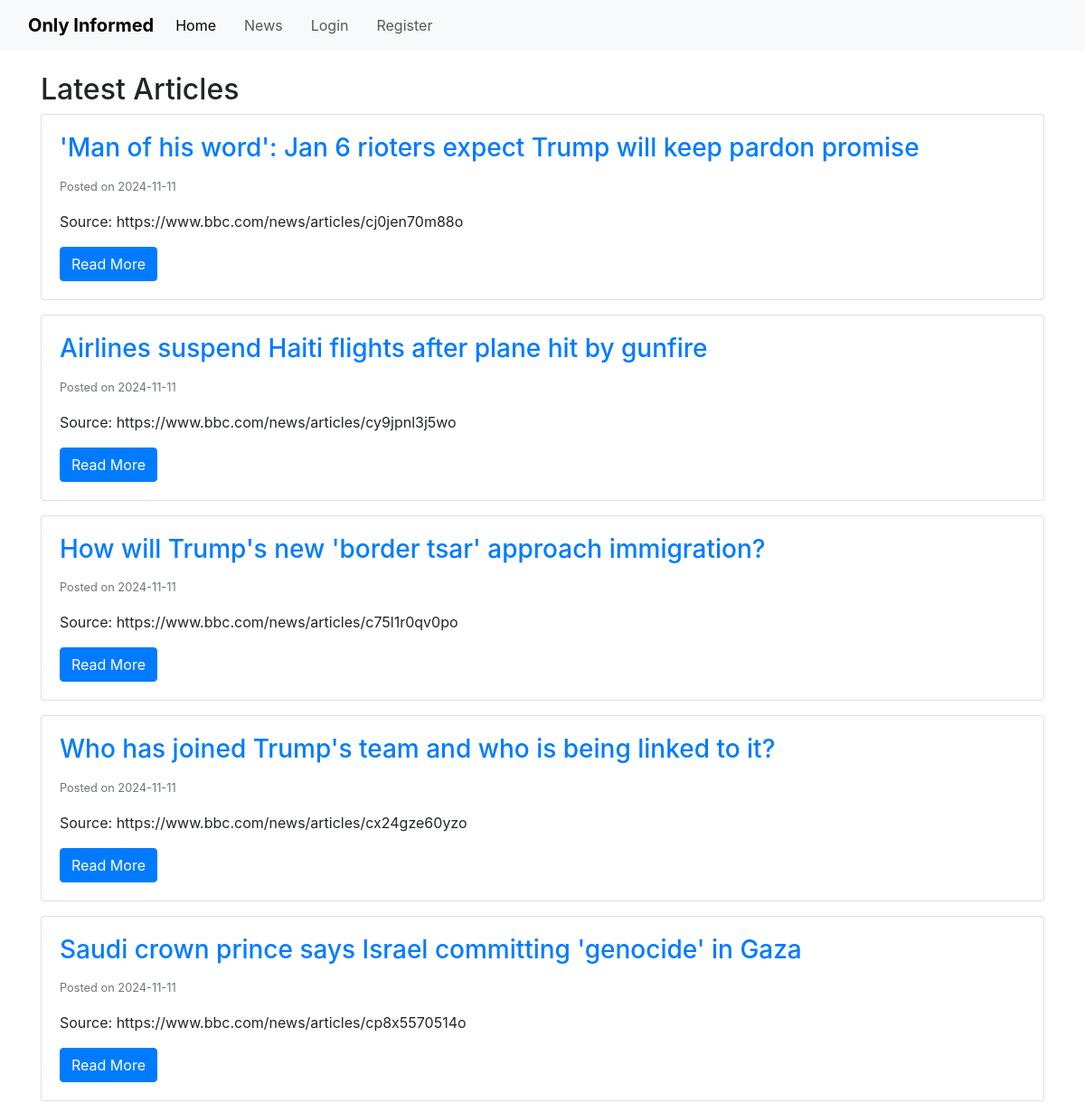
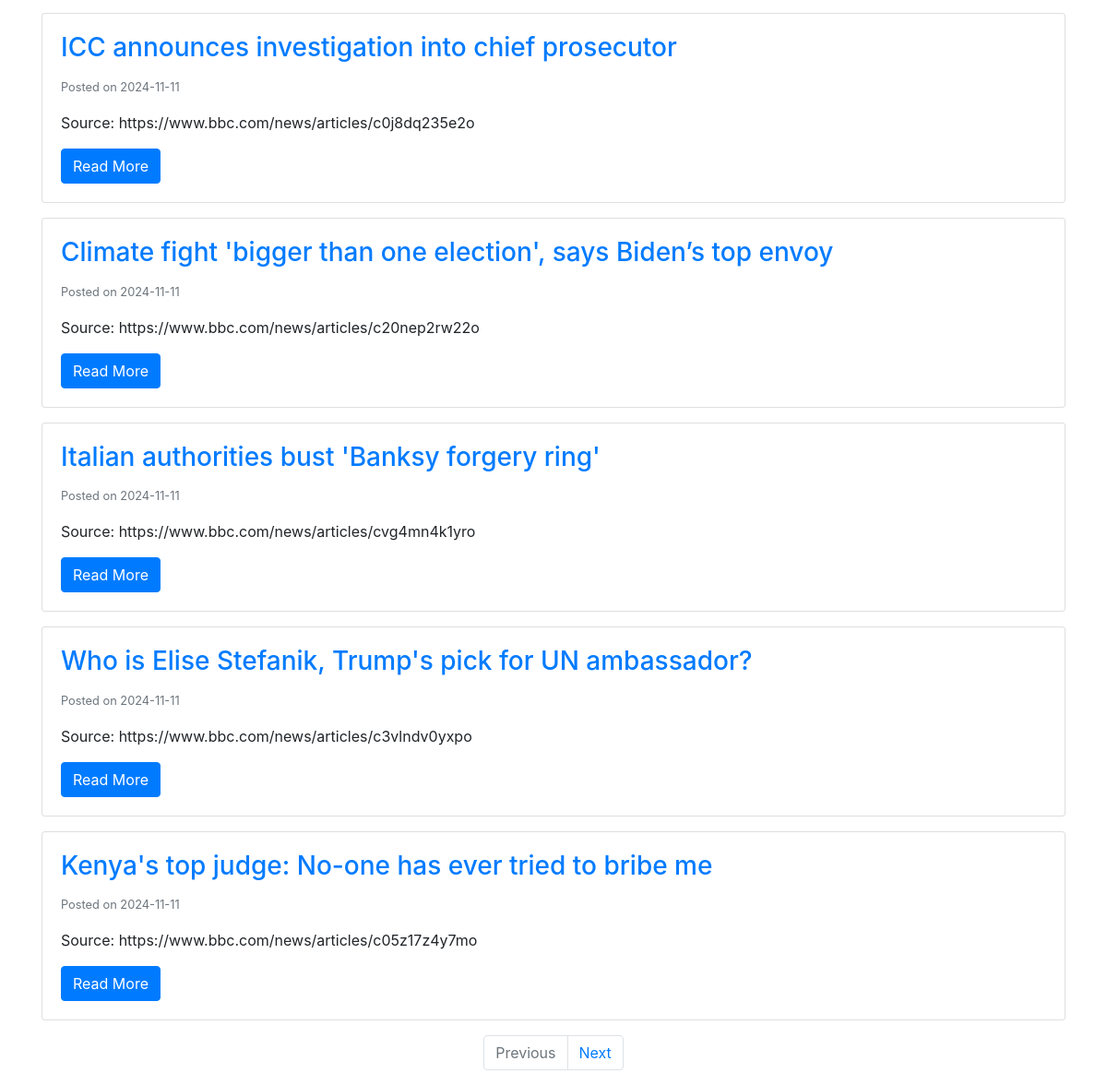
Page /articles on the earlier database version (2 pictures, top to bottom).
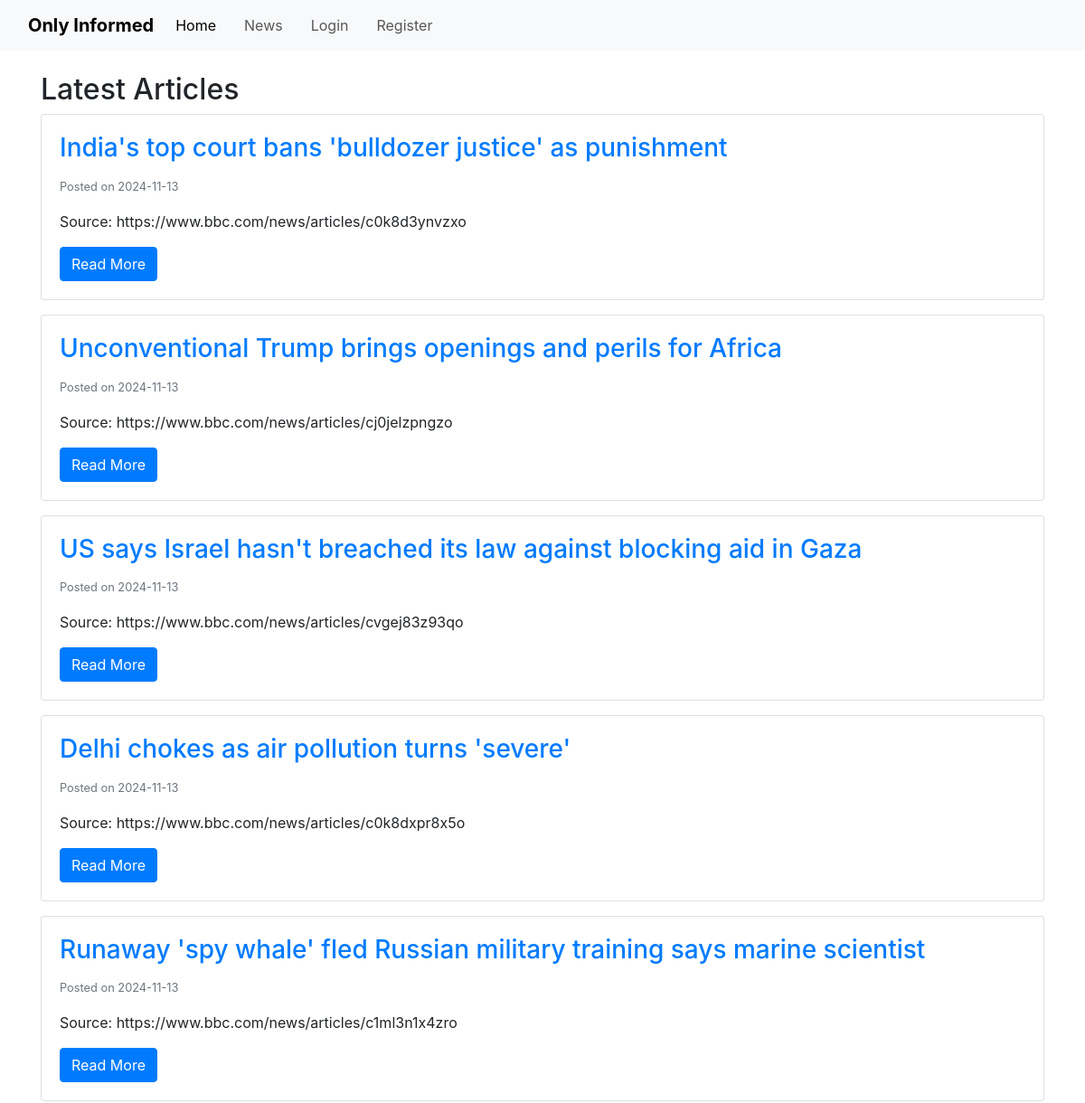
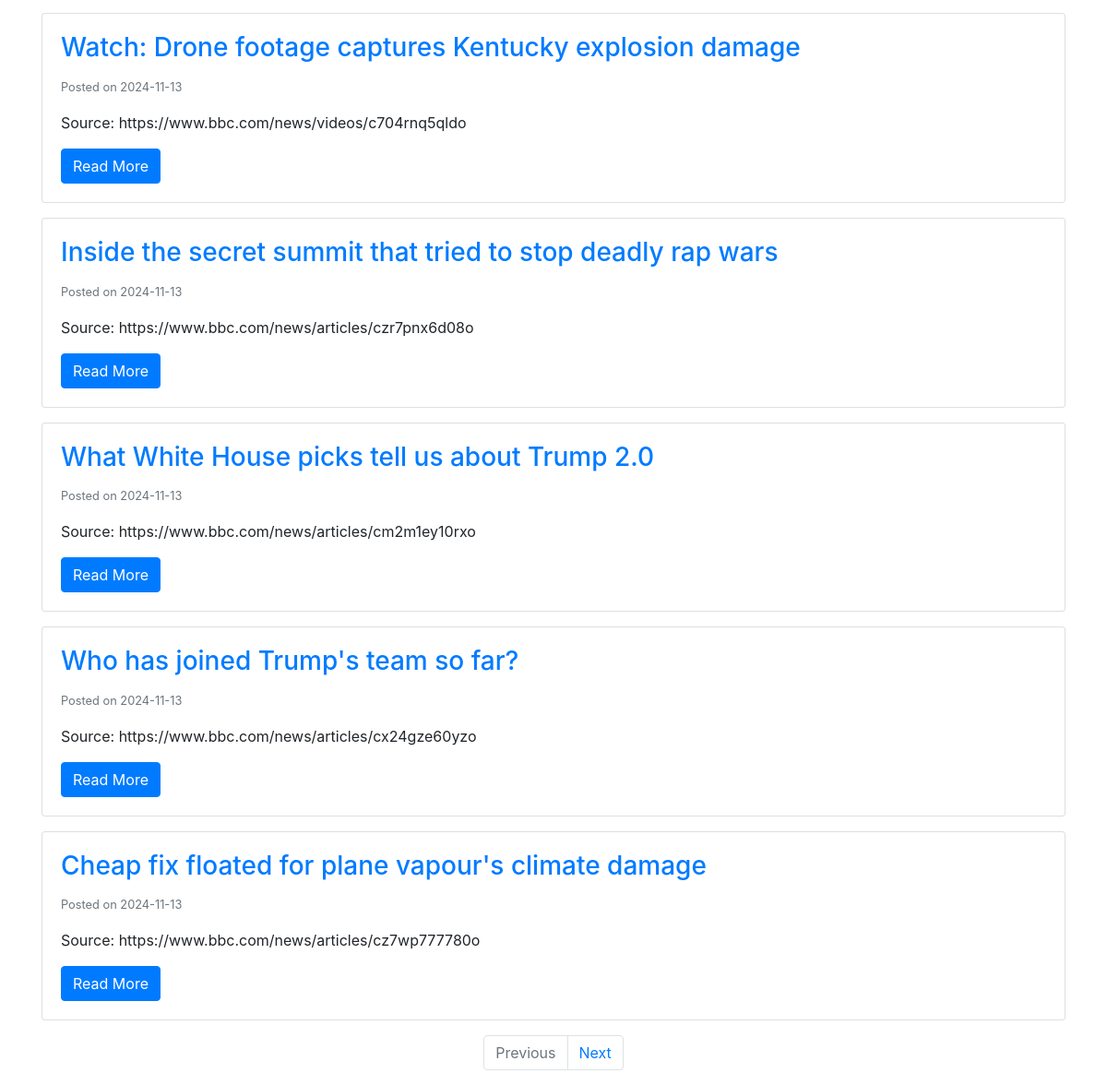
Same page on the later database version (2 pictures, top to bottom).
### app/models.py (models this page shows, shortened)
class Article(db.Model):
    __tablename__ = 'article'
    id = db.Column(db.Integer, primary_key = True)
    title = db.Column(db.String(250), nullable = False, unique = True)
    content = db.Column(db.Text, nullable = False)
    source = db.Column(db.String(200), nullable = False)
    date_posted = db.Column(db.DateTime, nullable = False, default = datetime.now(timezone.utc))
    quiz = relationship('Quiz', uselist = False, backref = 'article') # uselist=false indicates a 1 to 1 relationship with quiz
    comments = relationship('Comment', backref = 'article', lazy = True)

### app/routes.py (the view)
@app.route('/articles')
def articles():
    page = request.args.get('page', 1, type=int)
    articles = Article.query.order_by(Article.date_posted.desc()).paginate(page=page, per_page=10)
    return render_template('articles.html', articles=articles)

### app/templates/articles.html (shortened to what this page needs)
{% extends "base.html" %}
{% block content %}
<h2>Latest Articles</h2>
{% for article in articles.items %}
    <div class="card mb-3">
        <div class="card-body">
            <h3 class="card-title">
                <a href="{{ url_for('article', article_id=article.id) }}">{{ article.title }}</a>
            </h3>
            <p class="card-text"><small class="text-muted">Posted on {{ article.date_posted.strftime('%Y-%m-%d') }}</small></p>
            <p class="card-text">Source: {{ article.source }}</p>
            <a href="{{ url_for('article', article_id=article.id) }}" class="btn btn-primary">Read More</a>
        </div>
    </div>
{% else %}
    <p>No articles available.</p>
{% endfor %}
<nav aria-label="Page navigation">
    <ul class="pagination justify-content-center">
        {% if articles.has_prev %}
            <li class="page-item">
                <a class="page-link" href="{{ url_for('articles', page=articles.prev_num) }}">Previous</a>
            </li>
        {% else %}
            <li class="page-item disabled">
                <a class="page-link" href="#">Previous</a>
            </li>
        {% endif %}
        {% if articles.has_next %}
            <li class="page-item">
                <a class="page-link" href="{{ url_for('articles', page=articles.next_num) }}">Next</a>
            </li>
        {% else %}
            <li class="page-item disabled">
                <a class="page-link" href="#">Next</a>
            </li>
        {% endif %}
    </ul>
</nav>
{% endblock %}

Differences in the rows shown:
no longer on this page (row unchanged): Article: title "'Man of his word': Jan 6 rioters expect Trump will keep pardon promise", date_posted "2024-11-11", source "https://www.bbc.com/news/articles/cj0jen70m88o"
no longer on this page (row unchanged): Article: title "Airlines suspend Haiti flights after plane hit by gunfire", date_posted "2024-11-11", source "https://www.bbc.com/news/articles/cy9jpnl3j5wo"
no longer on this page (row unchanged): Article: title "How will Trump's new 'border tsar' approach immigration?", date_posted "2024-11-11", source "https://www.bbc.com/news/articles/c75l1r0qv0po"
no longer on this page (row unchanged): Article: title "Who has joined Trump's team and who is being linked to it?", date_posted "2024-11-11", source "https://www.bbc.com/news/articles/cx24gze60yzo"
no longer on this page (row unchanged): Article: title "Saudi crown prince says Israel committing 'genocide' in Gaza", date_posted "2024-11-11", source "https://www.bbc.com/news/articles/cp8x5570514o"
no longer on this page (row unchanged): Article: title "ICC announces investigation into chief prosecutor", date_posted "2024-11-11", source "https://www.bbc.com/news/articles/c0j8dq235e2o"
no longer on this page (row unchanged): Article: title "Climate fight 'bigger than one election', says Biden’s top envoy", date_posted "2024-11-11", source "https://www.bbc.com/news/articles/c20nep2rw22o"
no longer on this page (row unchanged): Article: title "Italian authorities bust 'Banksy forgery ring'", date_posted "2024-11-11", source "https://www.bbc.com/news/articles/cvg4mn4k1yro"
no longer on this page (row unchanged): Article: title "Who is Elise Stefanik, Trump's pick for UN ambassador?", date_posted "2024-11-11", source "https://www.bbc.com/news/articles/c3vlndv0yxpo"
no longer on this page (row unchanged): Article: title "Kenya's top judge: No-one has ever tried to bribe me", date_posted "2024-11-11", source "https://www.bbc.com/news/articles/c05z17z4y7mo"
added Article: title "India's top court bans 'bulldozer justice' as punishment", date_posted "2024-11-13", source "https://www.bbc.com/news/articles/c0k8d3ynvzxo"
added Article: title "Unconventional Trump brings openings and perils for Africa", date_posted "2024-11-13", source "https://www.bbc.com/news/articles/cj0jelzpngzo"
added Article: title "US says Israel hasn't breached its law against blocking aid in Gaza", date_posted "2024-11-13", source "https://www.bbc.com/news/articles/cvgej83z93qo"
added Article: title "Delhi chokes as air pollution turns 'severe'", date_posted "2024-11-13", source "https://www.bbc.com/news/articles/c0k8dxpr8x5o"
added Article: title "Runaway 'spy whale' fled Russian military training says marine scientist", date_posted "2024-11-13", source "https://www.bbc.com/news/articles/c1ml3n1x4zro"
added Article: title "Watch: Drone footage captures Kentucky explosion damage", date_posted "2024-11-13", source "https://www.bbc.com/news/videos/c704rnq5qldo"
added Article: title "Inside the secret summit that tried to stop deadly rap wars", date_posted "2024-11-13", source "https://www.bbc.com/news/articles/czr7pnx6d08o"
added Article: title "What White House picks tell us about Trump 2.0", date_posted "2024-11-13", source "https://www.bbc.com/news/articles/cm2m1ey10rxo"
added Article: title "Who has joined Trump's team so far?", date_posted "2024-11-13", source "https://www.bbc.com/news/articles/cx24gze60yzo"
added Article: title "Cheap fix floated for plane vapour's climate damage", date_posted "2024-11-13", source "https://www.bbc.com/news/articles/cz7wp777780o"
